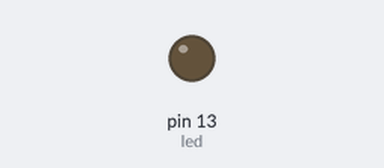
A sketch run on a simulated Arduino Uno, built with avr-gcc and run on an emulated ATmega328P. Parts: output pins drawn as LEDs (lit = HIGH).

Above: at 0.5 s.
At 9.2 s:
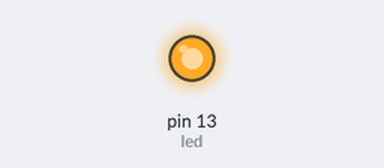
Timing chart, 0 to 18.9 s (numbered marks = the images above):
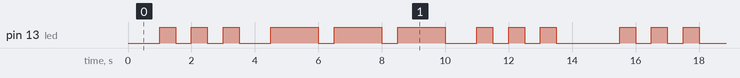

The sketch:

main.ino
```cpp
//                                             MORSE CODE READER
//Have you ever wanted to proyect Morse signals but you can't 'cause it's pretty hard to learn this code?
//Don't worry any more! Arduino is here for you!

//VERSION        : 1.0
//INPUT          : The length of the string (input_size) and your string as an array of characters (input).
//OUTPUT         : Your string in Morse Code (Arduino pin 13 LED).
//BINARY SPACE   : 1452 bytes.

//--------------------------------------------------INPUT--------------------------------------------------

const int input_size = 3;
char input [input_size + 1] = "sos";

//--------------------------------------------------CODE---------------------------------------------------

int led = 13;
int speed = 500;

void setup()                                      //Setup the pin 13 LED.
{
  pinMode(led, OUTPUT);
  digitalWrite(led, HIGH);
}

void dot()                                        //Give info. about dots in Morse code.
{
  digitalWrite(led, HIGH);
  delay (speed);
  digitalWrite(led, LOW);
  delay (speed);
}

void dash()                                      //Give info. about dashes in Morse code.
{
  digitalWrite(led, HIGH);
  delay (speed*3);
  digitalWrite(led, LOW);
  delay (speed);
}

void loop()
{
  digitalWrite(led, LOW);
  delay(1000);
  for (int i = 0; i < input_size; i++)         //Read the string and translate it.
  {
    if (input[i] == 'a') {dot(); dash();}
    else if (input[i] == 'b') {dash(); dot(); dot(); dot();}
    else if (input[i] == 'c') {dash(); dot(); dash(); dot();}
    else if (input[i] == 'd') {dash(); dot(); dot();}
    else if (input[i] == 'e') {dot();}
    else if (input[i] == 'f') {dot(); dot(); dash(); dot();}
    else if (input[i] == 'g') {dash(); dash(); dot();}
    else if (input[i] == 'h') {dot(); dot(); dot(); dot();}
    else if (input[i] == 'i') {dot(); dot();}
    else if (input[i] == 'j') {dot(); dash(); dash(); dash();}
    else if (input[i] == 'k') {dash(); dot(); dash();}
    else if (input[i] == 'l') {dot(); dash(); dot(); dot();}
    else if (input[i] == 'm') {dash(); dash();}
    else if (input[i] == 'n') {dash(); dot();}
    else if (input[i] == 'o') {dash(); dash(); dash();}
    else if (input[i] == 'p') {dot(); dash(); dash(); dot();}
    else if (input[i] == 'q') {dash(); dash(); dot(); dash();}
    else if (input[i] == 'r') {dot(); dash(); dot();}
    else if (input[i] == 's') {dot(); dot(); dot();}
    else if (input[i] == 't') {dash();}
    else if (input[i] == 'u') {dot(); dot(); dash();}
    else if (input[i] == 'v') {dot(); dot(); dot(); dash();}
    else if (input[i] == 'w') {dot(); dash(); dash();}
    else if (input[i] == 'x') {dash(); dot(); dot(); dash();}
    else if (input[i] == 'y') {dash(); dot(); dash(); dash();}
    else if (input[i] == 'z') {dash(); dash(); dot(); dot();}
    else if (input[i] == '1') {dot(); dash(); dash(); dash(); dash();}
    else if (input[i] == '2') {dot(); dot(); dash(); dash(); dash();}
    else if (input[i] == '3') {dot(); dot(); dot(); dash(); dash();}
    else if (input[i] == '4') {dot(); dot(); dot(); dot(); dash();}
    else if (input[i] == '5') {dot(); dot(); dot(); dot(); dot();}
    else if (input[i] == '6') {dash(); dot(); dot(); dot(); dot();}
    else if (input[i] == '7') {dash(); dash(); dot(); dot(); dot();}
    else if (input[i] == '8') {dash(); dash(); dash(); dot(); dot();}
    else if (input[i] == '9') {dash(); dash(); dash(); dash(); dot();}
    else if (input[i] == '7') {dash(); dash(); dash(); dash(); dash();}
    else if (input[i] == ' ') {delay(speed*3);}
    delay(speed);
  }
}

//---------------------------------------------------------------------------------------------------------
```

Measured:
- by itself, pin 13 (led): repeats every 14.5 s: 2 × (LOW 0.50 s, HIGH 0.50 s), LOW 1.0 s, 2 × (HIGH 1.5 s, LOW 0.50 s), HIGH 1.5 s, LOW 1.0 s, 2 × (HIGH 0.50 s, LOW 0.50 s), HIGH 0.50 s, LOW 2.0 s, HIGH 0.50 s
- by itself, everything shown: repeats every 14.5 s, in 18 steps
